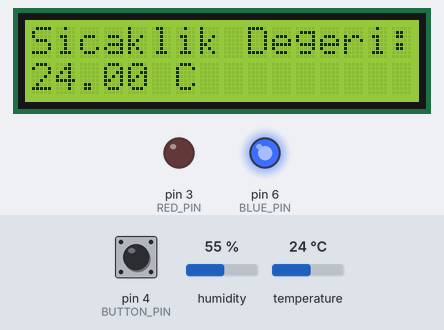
Bench run of a sketch on a simulated Arduino Uno, built with avr-gcc and run on an emulated ATmega328P. On the bench: 16×2 character LCD, output pins drawn as LEDs (lit = HIGH). The test bench sets the inputs (shaded band); at power-on: pin 4 (BUTTON_PIN) HIGH, temperature 24 °C, humidity 55 %.

Above: at 1.2 s.
1.3 s: pin 4 (BUTTON_PIN) pulled LOW for 1 s
At 3.6 s:
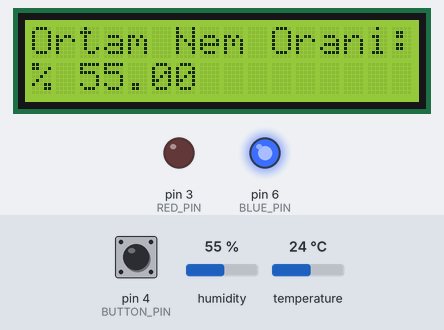
4.0 s: temperature set to 29 °C
5.5 s: temperature set to 32 °C
At 7.4 s:
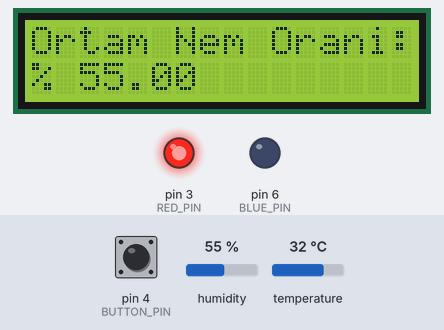
7.8 s: pin 4 (BUTTON_PIN) pulled LOW for 0.15 s
At 9.2 s:
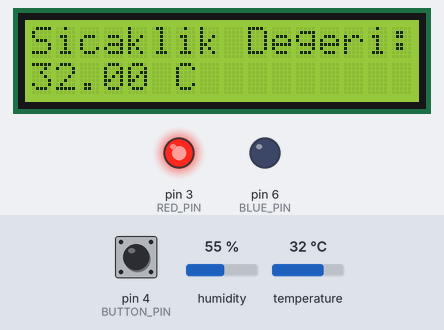
9.6 s: pin 4 (BUTTON_PIN) pulled LOW for 3.2 s
14.3 s: temperature set to 12 °C
At 15.9 s:
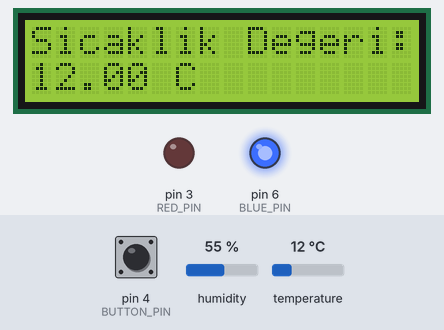
Timing chart, 0 to 17.3 s (numbered marks = the images above; inputs shaded):
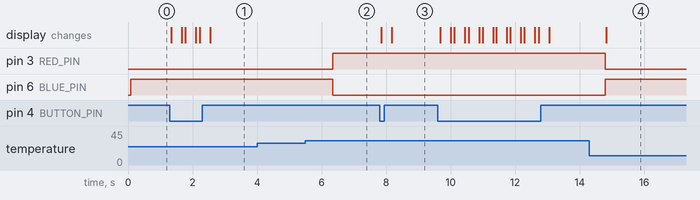

The sketch:

proje_kodu.ino
```cpp
#include <Wire.h>
#include <LiquidCrystal_I2C.h>
#include <DHT.h>

#define DHTPIN 2
#define DHTTYPE DHT11
#define BUTTON_PIN 4
#define RED_PIN 3
#define BLUE_PIN 6

LiquidCrystal_I2C lcd(0x27, 16, 2);
DHT dht(DHTPIN, DHTTYPE);

bool gostergeModu = true;

void setup() {
  pinMode(BUTTON_PIN, INPUT);
  pinMode(RED_PIN, OUTPUT);
  pinMode(BLUE_PIN, OUTPUT);

  dht.begin();
  lcd.init();
  lcd.backlight();
}

void loop() {
  float sicaklik = dht.readTemperature();
  float nem = dht.readHumidity();

  if (digitalRead(BUTTON_PIN) == LOW) {
    gostergeModu = !gostergeModu;
    lcd.clear();
    delay(300);
  }

  // Eger sensor baglantisi tam degilse LCD'de net uyaralim
  if (isnan(sicaklik) || isnan(nem)) {
    lcd.setCursor(0, 0);
    lcd.print("Sensor Baglantisi");
    lcd.setCursor(0, 1);
    lcd.print("Kontrol Ediniz! ");
    digitalWrite(RED_PIN, HIGH); // Hata durumunda kirmizi yansin
    digitalWrite(BLUE_PIN, LOW);
    delay(500);
    return;
  }

  if (sicaklik > 30.0) {
    digitalWrite(RED_PIN, HIGH);
    digitalWrite(BLUE_PIN, LOW);
  } else {
    digitalWrite(RED_PIN, LOW);
    digitalWrite(BLUE_PIN, HIGH);
  }

  if (gostergeModu) {
    lcd.setCursor(0, 0);
    lcd.print("Sicaklik Degeri:");
    lcd.setCursor(0, 1);
    lcd.print(sicaklik);
    lcd.print(" C  ");
  } else {
    lcd.setCursor(0, 0);
    lcd.print("Ortam Nem Orani:");
    lcd.setCursor(0, 1);
    lcd.print("% ");
    lcd.print(nem);
    lcd.print("   ");
  }

  delay(100);
}
```

Measured:
- the behaviour switches between 30 and 31 °C on temperature (found by bisection; images 1 and 2)
- after the input at 1.3 s, the display: first changes at once (image 1 shows a later state)
- after the input at 4.0 s, every drawn part: stays the same
- after the input at 5.5 s, pin 3 (RED_PIN): LOW → HIGH after 0.84 s; pin 6 (BLUE_PIN): HIGH → LOW after 0.84 s
- after the input at 7.8 s, the display: first changes after 0.06 s (image 3 shows a later state)
- after the input at 14.3 s, pin 3 (RED_PIN): HIGH → LOW after 0.50 s; pin 6 (BLUE_PIN): LOW → HIGH after 0.50 s; the display: changes after 0.53 s (image 4)
